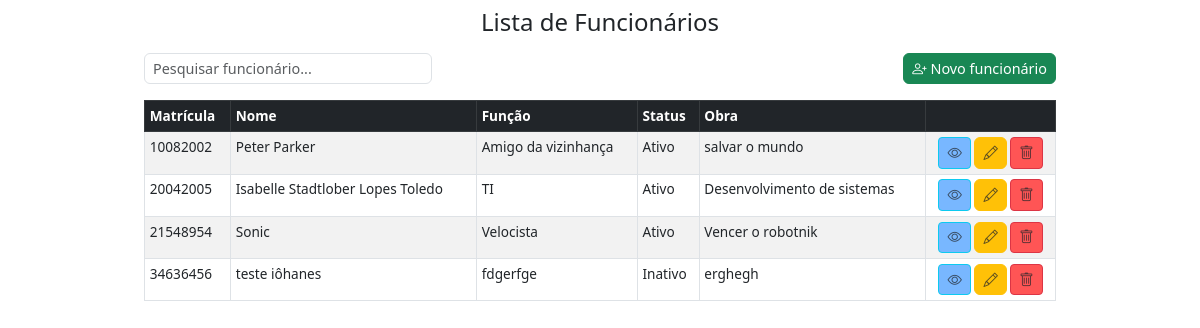
Page /listar/ on the earlier database version.
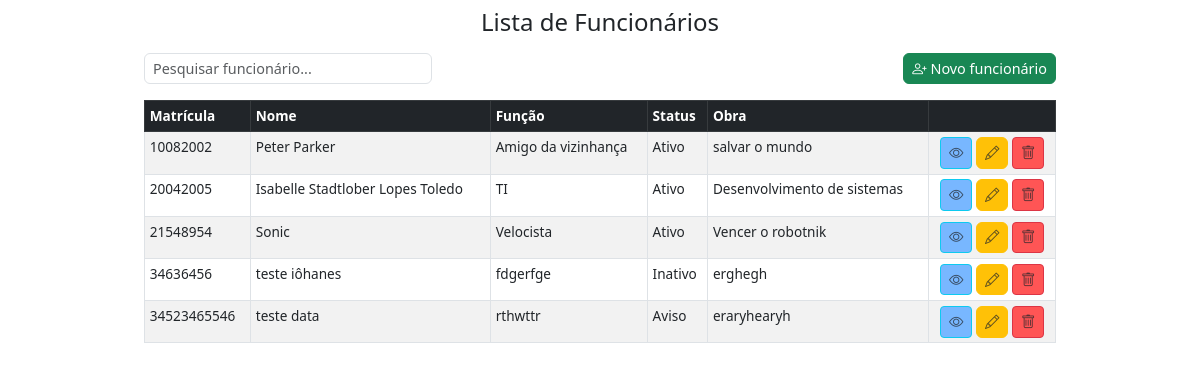
Same page on the later database version.
### core/models.py (models this page shows, shortened)
class Funcionario(models.Model):
    matricula = models.IntegerField(primary_key=True)
    nome = models.CharField(max_length=100, default='')
    funcao = models.CharField( max_length=100, verbose_name="Função", default='')
    nivel_funcao = models.IntegerField(choices=NIVEL_FUNCAO_CHOICES, default=1)
    status = models.CharField(max_length=2, choices=STATUS_CHOICES, default='A')
    obra = models.CharField(max_length=150, default='')
    foto = models.ImageField(upload_to='fotos_funcionarios/', blank=True, null=True)
    cpf = models.CharField(max_length=14, blank=True, null=True)
    data_admissao = models.DateField(null=True, blank=True)
    cep = models.CharField(max_length=9, blank=True, null=True)
    logradouro = models.CharField(max_length=255, blank=True, null=True)
    numero = models.CharField(max_length=10, blank=True, null=True)
    complemento = models.CharField(max_length=100, blank=True, null=True)
    bairro = models.CharField(max_length=100, blank=True, null=True)
    cidade = models.CharField(max_length=100, blank=True, null=True)
    uf = models.CharField(max_length=2, blank=True, null=True)
    ordem_servico = models.FileField(upload_to='ordens_servico/', blank=True, null=True)
    contrato_trabalho = models.FileField(upload_to='contratos_trabalho/', blank=True, null=True)

### core/views.py (the view)
class ListFuncionario(ListView):
    template_name = 'index.html'
    model = Funcionario
    context_object_name = 'funcionarios'
    def get_context_data(self, **kwargs):
        context = super().get_context_data(**kwargs)
        if 'form' not in context:
            context['form'] = FuncionarioForm()
        return context

### core/templatetags/form_tags.py (called while the page is built)
@register.filter(name='add_class')
def add_class(field, css_class):
    return field.as_widget(attrs={"class": css_class})

### core/templates/index.html (shortened to what this page needs)
{% extends 'base.html' %}
{% block content %}
{% load static %}
{% load form_tags %}
<div class="container mt-3">
    <div class="container mt-3">
        <div class="row mb-3 align-items-center">
            <div class="col-md-4">
                <input id="searchInput" type="search" class="form-control" placeholder="Pesquisar funcionário...">
            </div>
            <div class="col-md-8 text-end">
                <button class="btn btn-success" data-bs-toggle="modal" data-bs-target="#funcionarioModal"
                    onclick="setCreateMode()"><i class="bi bi-person-plus"></i> Novo funcionário
                </button>
            </div>
        </div>
        <table class="table table-bordered table-striped">
            <thead class="table-dark">
                <tr>
                    <th scope="col">Matrícula</th>
                    <th scope="col">Nome</th>
                    <th scope="col">Função</th>
                    <th scope="col">Status</th>
                    <th scope="col">Obra</th>
                    <th></th>
                </tr>
            </thead>
            <tbody>
                {% for funcionario in funcionarios %}
                <tr>
                    <td>{{ funcionario.matricula }}</td>
                    <td>{{ funcionario.nome }}</td>
                    <td>{{ funcionario.funcao }}</td>
                    <td>{{ funcionario.get_status_display }}</td>
                    <td>{{ funcionario.obra }}</td>
                    <td class="text-center">
                        <button type="button" class="btn btn-sm btn-info text-white" style="background-color: #78b7ff;"
                            data-bs-toggle="modal" data-bs-target="#viewModal{{ funcionario.matricula }}">
                            <i class="bi bi-eye text-muted"></i>
                        </button>
                        <button class="btn btn-warning text-white" data-bs-toggle="modal"
                            data-bs-target="#funcionarioModal" data-matricula="{{ funcionario.matricula }}"
                            data-nome="{{ funcionario.nome }}" data-cpf="{{ funcionario.cpf }}"
                            data-funcao="{{ funcionario.funcao }}" data-nivel_funcao="{{ funcionario.nivel_funcao }}"
                            data-status="{{ funcionario.status }}" data-obra="{{ funcionario.obra }}"
                            data-data_admissao="{{ funcionario.data_admissao|date:'Y-m-d' }}"
                            data-cep="{{ funcionario.cep }}" data-logradouro="{{ funcionario.logradouro }}"
                            data-numero="{{ funcionario.numero }}" data-complemento="{{ funcionario.complemento }}"
                            data-bairro="{{ funcionario.bairro }}" data-cidade="{{ funcionario.cidade }}"
                            data-uf="{{ funcionario.uf }}" onclick="handleEditClick(this)">
                            <i class="bi bi-pencil text-muted"></i>
                        </button>
                        <button type="button" class="btn btn-sm btn-danger text-white"
                            style="background-color: #ff5555;" data-bs-toggle="modal"
                            data-bs-target="#deleteModal{{ funcionario.matricula }}">
                            <i class="bi bi-trash text-muted"></i>
                        </button>
                    </td>
                </tr>
                {% empty %}
                <tr>
                    <td colspan="5" class="text-center">Nenhum funcionário cadastrado.</td>
                </tr>
                {% endfor %}
            </tbody>
        </table>
    </div>
        {% endblock %}

Differences in the rows shown:
added Funcionario: matricula "34523465546", nome "teste data", funcao "rthwttr", status "Aviso", obra "eraryhearyh"
